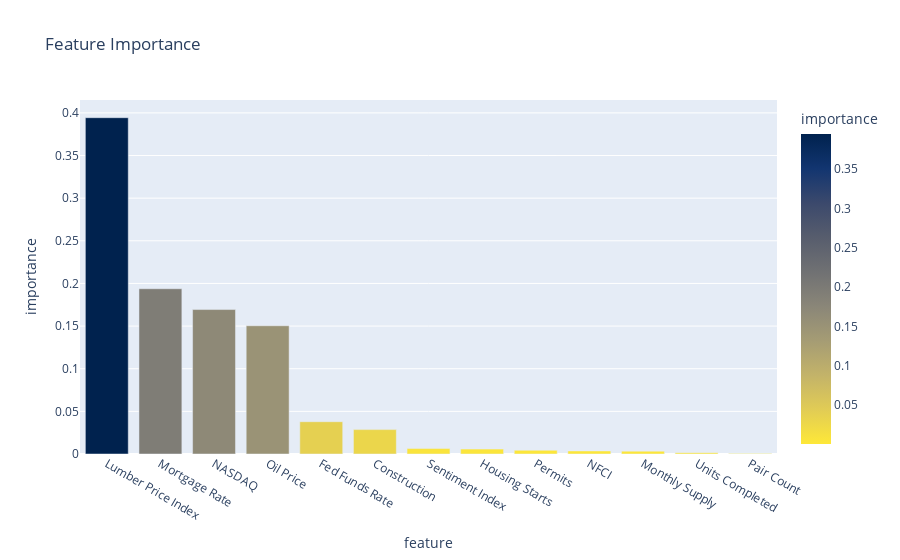

Notebook cell for this chart:
### Code cell
# use plotly to create a bar chart of the feature importance
fig = px.bar(feature_importance_df, x=feature_importance_df.index, y="importance", title="Feature Importance", color="importance", color_continuous_scale=px.colors.sequential.Cividis_r)
# save the plot as a png file
fig.write_image("images/feature_importance_custom.png")
# show the plot
fig.show()

### Figure 1 — Plotly figure (JSON) as saved in the notebook; plotly's stock layout.template omitted (floating-point values rounded to 4 significant figures)
{"data": [{"alignmentgroup": "True", "hovertemplate": "feature=%{x}<br>importance=%{marker.color}<extra></extra>", "legendgroup": "", "marker": {"color": [0.3944, 0.1938, 0.1694, 0.1504, 0.03787, 0.0286, 0.006385, 0.005742, 0.004367, 0.00359, 0.003319, 0.001533, 0.0006778], "coloraxis": "coloraxis", "pattern": {"shape": ""}}, "name": "", "offsetgroup": "", "orientation": "v", "showlegend": false, "textposition": "auto", "type": "bar", "x": ["Lumber Price Index", "Mortgage Rate", "NASDAQ", "Oil Price", "Fed Funds Rate", "Construction", "Sentiment Index", "Housing Starts", "Permits", "NFCI", "Monthly Supply", "Units Completed", "Pair Count"], "xaxis": "x", "y": [0.3944, 0.1938, 0.1694, 0.1504, 0.03787, 0.0286, 0.006385, 0.005742, 0.004367, 0.00359, 0.003319, 0.001533, 0.0006778], "yaxis": "y"}], "layout": {"barmode": "relative", "coloraxis": {"colorbar": {"title": {"text": "importance"}}, "colorscale": [[0, "#fee838"], [0.1111, "#e1cc55"], [0.2222, "#c3b369"], [0.3333, "#a59c74"], [0.4444, "#8a8678"], [0.5556, "#707173"], [0.6667, "#575d6d"], [0.7778, "#3b496c"], [0.8889, "#123570"], [1, "#00224e"]]}, "legend": {"tracegroupgap": 0}, "title": {"text": "Feature Importance"}, "xaxis": {"anchor": "y", "domain": [0, 1], "title": {"text": "feature"}}, "yaxis": {"anchor": "x", "domain": [0, 1], "title": {"text": "importance"}}}}
